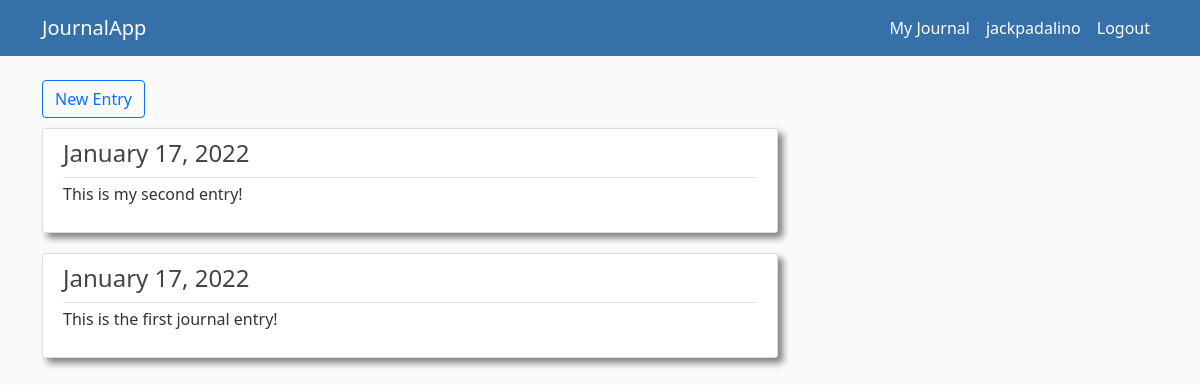
The app's page /journal/ (signed in) with its own data.
### journal/models.py (models this page shows, shortened)
class Entry(models.Model):
    title = models.CharField(max_length=100)
    content = models.TextField()
    date_posted = models.DateTimeField(default=timezone.now)
    author = models.ForeignKey(User,on_delete=models.CASCADE)

### journal/views.py (the view)
# urls.py: path('journal/', EntryListView.as_view(),name='journal'),
class EntryListView(ListView):
    def get_queryset(self):
        entries = Entry.objects.filter(author=self.request.user)
        entries = entries.order_by('-date_posted')
        return entries
    template_name = 'journal/journal.html'
    context_object_name = 'entries'

### journal/templates/journal/journal.html
{% extends "journal/base.html" %}
{% block content %}
{% if entries %}
    <a class="btn btn-outline-primary" href="{% url 'new-entry' %}">New Entry</a>
    {% for entry in entries %}
        <article class="media content-section">
            <div class="media-body">
                <div class="article-metadata">
                    <h4><a class="article-title" href="{% url 'entry-details' entry.id %}">{{ entry.date_posted|date:"F j, Y" }}</a></h4>
                </div>
                <p class="article-content">{{ entry.content }}</p>
            </div>
        </article>
    {% endfor %}
{% else %}
    <h1>You don't have any entries yet!</h1>
    <a class="btn btn-outline-primary" href="{% url 'new-entry' %}">New Entry</a>
{% endif %}
{% endblock content %}

### journal/templates/journal/base.html (shortened to what this page needs)
{% load static %}
<!DOCTYPE html>
<html>
<head>
    <link href="https://cdn.jsdelivr.net/npm/bootstrap@5.1.3/dist/css/bootstrap.min.css" rel="stylesheet">
    <link rel='stylesheet' type='text/css' href="{% static 'journal/main.css' %}">
</head>
<body>
    <header class="site-header">
        <nav class="navbar navbar-expand-md navbar-dark main-navigation-bar fixed-top">
            <div class="container">
                <a class="navbar-brand mr-4" href="{% url 'journalhome' %}">JournalApp</a>
                <div class="collapse navbar-collapse justify-content-end" id="navbarToggle">
                    <div class="navbar-nav">
                        {% if user.is_authenticated %}
                            <a class="nav-item nav-link" href="{% url 'journal' %}">My Journal</a>
                            <a class="nav-item nav-link" href="{% url 'profile' %}">{{ user.username }}</a>
                            <a class="nav-item nav-link" href="{% url 'logout' %}">Logout</a>
                        {% else %}
                            <a class="nav-item nav-link" href="{% url 'login' %}">Login</a>
                            <a class="nav-item nav-link" href="{% url 'register' %}">Register</a>
                        {% endif %}
                    </div>
                </div>
            </div>
        </nav>
    </header>
    <main role="main" class="container">
        <div class="row">
            <div class="col-md-8">
                {% block content %}{% endblock %}
            </div>
        </div>
    </main>
</body>
</html>

### journal/static/journal/main.css (style rules this page uses)
body { background: #fafafa; color: #333333; margin-top: 5rem; }
h1, h2, h3, h4, h5, h6 { color: #444444; }
.main-navigation-bar { background-color: rgb(53, 112, 168); }
.site-header .navbar-nav .nav-link { color: #ffffff; }
.content-section { background: #ffffff; padding: 10px 20px; border: 1px solid #dddddd; border-radius: 3px; margin-bottom: 20px; margin-top: 10px; box-shadow: 5px 5px 7px grey; }
.article-title { color: #444444; text-decoration: none; }
.article-content { white-space: pre-line; }
.article-metadata { padding-bottom: 1px; margin-bottom: 4px; border-bottom: 1px solid #e3e3e3; text-decoration: none; }

### records on screen
Entry: date_posted "January 17, 2022", content "This is my second entry!"
Entry: date_posted "January 17, 2022", content "This is the first journal entry!"

### other values on screen
{{ user.username }} "jackpadalino"
